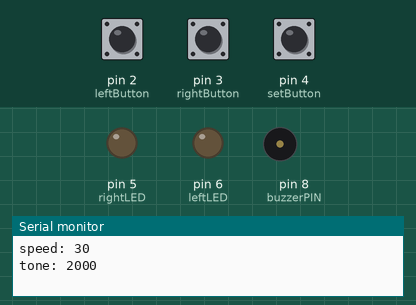
This sketch was run on a simulated Arduino Uno, built with avr-gcc and run on an emulated ATmega328P. Shown: output pins drawn as LEDs (lit = HIGH), buzzer (waves = sounding), the last lines printed to the serial monitor. Dashed ring = blinking. Inputs (shaded band) come from the test bench; at power-on: pin 2 (leftButton) HIGH, pin 3 (rightButton) HIGH, pin 4 (setButton) HIGH. EEPROM starts erased.

Above: at 1.2 s.
1.3 s: pin 2 (leftButton) pulled LOW for 0.15 s
At 1.65 s:
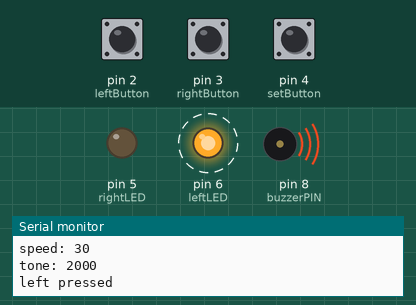
4.4 s: pin 3 (rightButton) pulled LOW for 0.15 s
At 4.64 s:
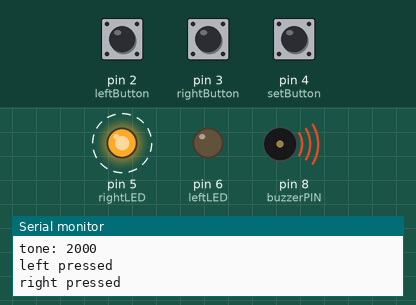
7.5 s: pin 4 (setButton) pulled LOW for 0.15 s
At 8.8 s:
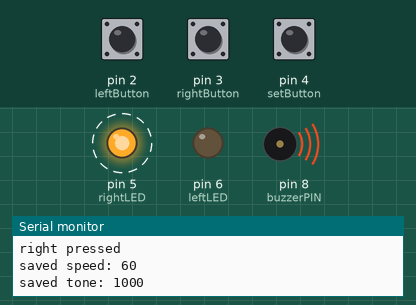
10.5 s: pin 2 (leftButton) pulled LOW for 1 s
At 11.2 s:
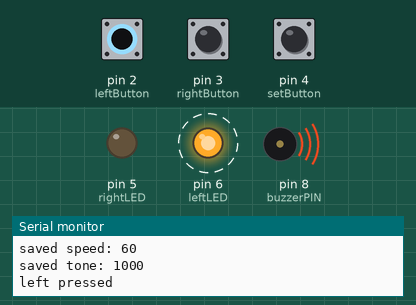
14.5 s: pin 2 (leftButton) pulled LOW for 3.2 s
Timing chart, 0 to 17.5 s (numbered marks = the images above; inputs shaded):
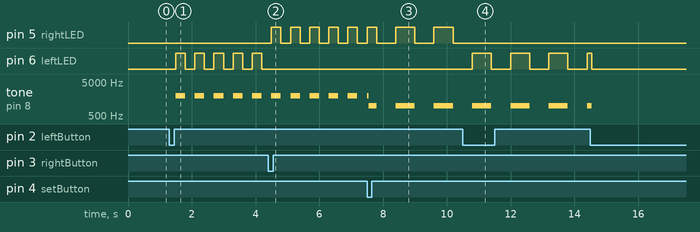

Measured:
- after the input at 1.3 s, pin 6 (leftLED): alternates HIGH for 0.30 s and LOW for 0.30 s, starting after 0.20 s; tone on pin 8 (buzzerPIN): alternates 2000 Hz for 0.30 s and silent for 0.30 s, starting after 0.20 s
- after the input at 4.4 s, pin 5 (rightLED): alternates HIGH for 0.30 s and LOW for 0.30 s, starting after 0.10 s; pin 6 (leftLED): stops changing and stays LOW
- after the input at 7.5 s, pin 5 (rightLED): alternates HIGH for 0.60 s and LOW for 0.60 s, starting after 0.90 s
- after the input at 10.5 s, pin 5 (rightLED): stops changing and stays LOW; pin 6 (leftLED): alternates HIGH for 0.60 s and LOW for 0.60 s, starting after 0.30 s

The sketch:

car_turn_signal.ino
```cpp
// @author Dženardas Jevič
// Themed Task: car turn signal

#include <EEPROM.h>


// buttons, pins, leds
int leftButton = 2;
int rightButton = 3;
int setButton = 4;
int leftLED = 6;
int rightLED = 5;
int buzzerPIN = 8;

int state = 0; // 0-off, 1-left, 2-right

// blinking
bool ledOn = false;

// changed in interrupts
volatile bool leftPressed = false;
volatile bool rightPressed = false;
volatile bool blinkFlag = false;
volatile long ticks = 0;

int VERSION = 1;  // signature in EEPROM (address 0)

volatile int speed = 30; // 30=300ms, 60=600ms
int buzzerTone = 2000; // frequency Hz

// button debounce
long debounceDelay = 50;
volatile long lastLeftTime = 0;
volatile long lastRightTime = 0;
long lastSetTime = 0;
int setState = HIGH;
int lastSetReading = HIGH;


// left button interrupt
void leftISR()
{
  leftPressed = true;
  lastLeftTime = millis();
}

// right button interrupt
void rightISR()
{
  rightPressed = true;
  lastRightTime = millis();
}

// timer1 interrupt, every 10 ms
ISR(TIMER1_COMPA_vect)
{
  ticks++;
  if(ticks % speed == 0){
    blinkFlag = true;
  }
}


void setup()
{
  pinMode(leftButton, INPUT_PULLUP);
  pinMode(rightButton, INPUT_PULLUP);
  pinMode(setButton, INPUT_PULLUP);
  pinMode(leftLED, OUTPUT);
  pinMode(rightLED, OUTPUT);
  pinMode(buzzerPIN, OUTPUT);

  Serial.begin(9600);

  attachInterrupt(digitalPinToInterrupt(leftButton), leftISR, FALLING);
  attachInterrupt(digitalPinToInterrupt(rightButton), rightISR, FALLING);

  // EEPROM.write(0, VERSION); // test
  // EEPROM.write(1, 45); // test

  // check EEPROM
  if(EEPROM.read(0) == VERSION){
    speed = EEPROM.read(1);
    buzzerTone = EEPROM.read(2) * 10;
    if((speed != 30 && speed != 60) || (buzzerTone != 1000 && buzzerTone != 2000)){
      speed = 30;
      buzzerTone = 2000;
      EEPROM.update(1, speed);
      EEPROM.update(2, buzzerTone / 10);
    }
  } else{
    EEPROM.update(0, VERSION);
    EEPROM.update(1, speed);
    EEPROM.update(2, buzzerTone / 10);
  }

  Serial.print("speed: ");
  Serial.println(speed);
  Serial.print("tone: ");
  Serial.println(buzzerTone);

  // timer1, interrupt every 10 ms
  noInterrupts();
  TCCR1A = 0;
  TCCR1B = (1 << WGM12) | (1 << CS11) | (1 << CS10);
  OCR1A = 2499;
  TIMSK1 = (1 << OCIE1A);
  interrupts();
}


void loop()
{
  // left button
  if(leftPressed == true && (millis() - lastLeftTime) > debounceDelay){
    Serial.println("left pressed");
    leftPressed = false;
    if(digitalRead(leftButton) == LOW){
      if(state == 1){
        state = 0;
      }  else{
        state = 1;
      }
      ledOn = false;
    }
  }

  // right button
  if(rightPressed == true && (millis() - lastRightTime) > debounceDelay){
    Serial.println("right pressed");
    rightPressed = false;
    if(digitalRead(rightButton) == LOW){
      if(state == 2){
        state = 0;
      }  else{
        state = 2;
      }
      ledOn = false;
    }
  }

  // set button
  int setReading = digitalRead(setButton);
  if(setReading != lastSetReading){
    lastSetTime = millis();
  }
  if((millis() - lastSetTime) > debounceDelay){
    if(setReading != setState){
      setState = setReading;
      if(setState == LOW){
        if(speed == 30){
          speed = 60;
          buzzerTone = 1000;
        } else{
          speed = 30;
          buzzerTone = 2000;
        }
        EEPROM.update(1, speed);
        EEPROM.update(2, buzzerTone / 10);

        Serial.print("saved speed: ");
        Serial.println(speed);
        Serial.print("saved tone: ");
        Serial.println(buzzerTone);
      }
    }
  }
  lastSetReading = setReading;

  // change LED on/off
  if(blinkFlag == true){
    blinkFlag = false;
    ledOn = !ledOn;
    // Serial.println(millis()); // test
  }

  // everything off
  if(state == 0){
    digitalWrite(leftLED, LOW);
    digitalWrite(rightLED, LOW);
    noTone(buzzerPIN);
  }

  // left signal
  if(state == 1){
    digitalWrite(rightLED, LOW);
    if(ledOn){
      digitalWrite(leftLED, HIGH);
      tone(buzzerPIN, buzzerTone);
    } else{
      digitalWrite(leftLED, LOW);
      noTone(buzzerPIN);
    }
  }

  // right signal
  if(state == 2){
    digitalWrite(leftLED, LOW);
    if(ledOn){
      digitalWrite(rightLED, HIGH);
      tone(buzzerPIN, buzzerTone);
    } else{
      digitalWrite(rightLED, LOW);
      noTone(buzzerPIN);
    }
  }
}
```
